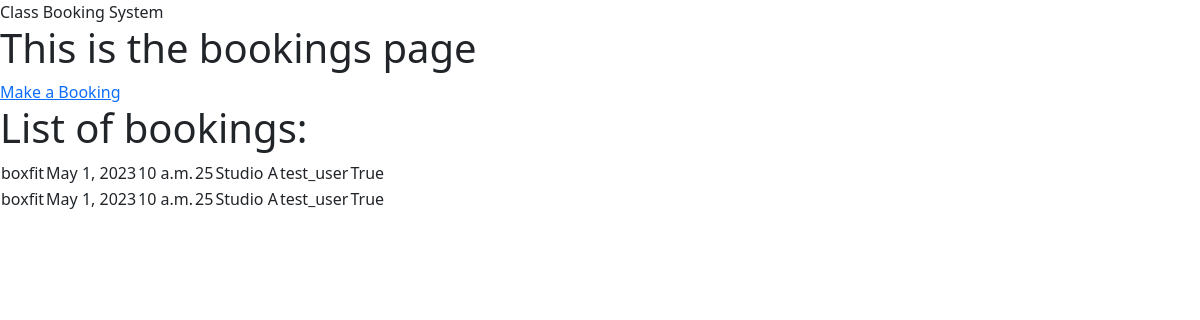
Before: / with the older database file.
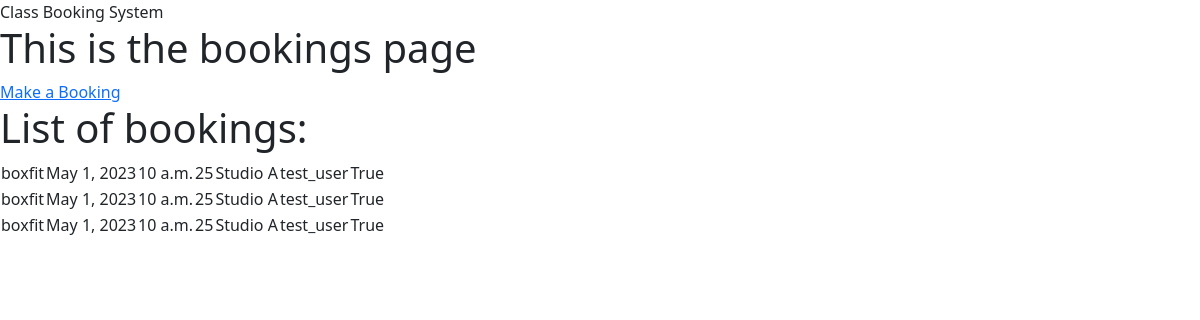
After: the same page with the newer database file.
### classbooking_app/models.py (models this page shows, shortened)
class Booking(models.Model):
    name = models.CharField(max_length=50, null=False, blank=False, default= "test_class")
    date = models.DateField(default=date.today())
    time = models.TimeField(default=datetime.now())
    spaces = models.IntegerField(default=25)
    location = models.CharField(max_length=50, default='Studio A')
    user = models.CharField(max_length=50, null=False, blank=False,default="test_user")
    running = models.BooleanField(default=True)

### classbooking_app/views.py (the view)
# urls.py: path('', get_bookings, name='get_bookings'),
def get_bookings(request):
    bookings = Booking.objects.all()
    context = {
        'bookings': bookings
    }
    return render(request, 'classbooking_app/bookings.html', context)

### classbooking_app/templates/classbooking_app/bookings.html
{% extends 'classbooking_app/base.html' %}
{% block content %}
<h1>This is the bookings page</h1>
</body>
<a href="/make_booking.html">Make a Booking</a>
<h1>List of bookings:</h1>
<table>
    {% for booking in bookings %}
    <tr>
        <td>{{ booking.name }}</td>
        <td>{{ booking.date }}</td>
        <td>{{ booking.time }}</td>
        <td>{{ booking.spaces }}</td>
        <td>{{ booking.location }}</td>
        <td>{{ booking.user }}</td>
        <td>{{ booking.running }}</td>
    </tr>
    {% endfor %}
</table>
{% endblock %}

Changed rows visible on the page:
added Booking: name "boxfit", date "May 1, 2023", time "10 a.m.", spaces "25", location "Studio A", user "test_user", running "True"
